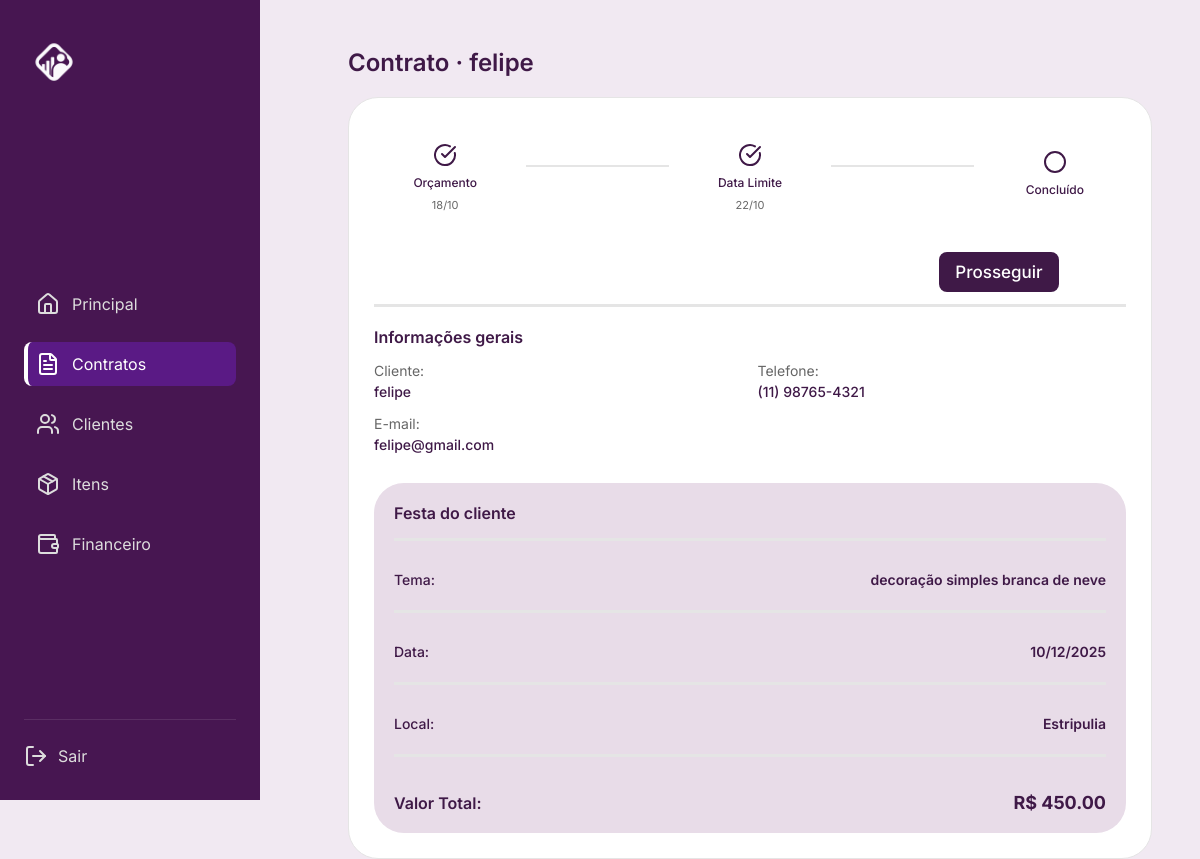
/contratos/1/, run on the app's committed database.
### forum/models.py (models this page shows, shortened)
class Cliente(models.Model):
    nome = models.CharField(max_length=100)
    email = models.EmailField(unique=True)
    telefone = models.CharField(max_length=20)
    situacao = models.CharField(
        max_length=15,
        choices=[('ativa', 'Ativa'), ('desativado', 'Desativado')],
        default='ativo'
    )

class Festa(models.Model):
    nome_festa = models.CharField(max_length=100)
    data = models.DateField()
    local = models.CharField(max_length=150)
    cliente = models.ForeignKey(Cliente, on_delete=models.CASCADE)
    preco = models.DecimalField(max_digits=10, decimal_places=2, blank=True, null=True)

### contratos/views.py (the view)
# urls.py: path('<int:cliente_id>/', views.contrato_cliente, name='contrato_cliente'),
def contrato_cliente(request, cliente_id: int):
    cliente = get_object_or_404(Cliente, pk=cliente_id)
    festa = (
        Festa.objects.filter(cliente=cliente)
        .order_by('-data')
        .first()
    )
    contexto = {
        'cliente': cliente,
        'festa': festa,
    }
    return render(request, 'contratos/home.html', contexto)

### contratos/templates/contratos/home.html (shortened to what this page needs)
<!DOCTYPE html>
<html lang="pt-BR">
<head>
{%load static %}
<link rel="stylesheet" href="{% static 'contratos/nav.css' %}">
</head>
<body data-section="contratos">
<div class="container">
  <aside class="sidebar">
    <div class="logo">
       <img src="{% static 'contratos/img/logobranca.png' %}">
    </div>
    <nav class="menu">
      <a href="{% url 'home' %}" class="menu-item" data-section="home">
          <i data-lucide="home"></i>
        <span>Principal</span>
      </a>
       <a href="{% url 'contratos' %}"class="menu-item active" data-section="contratos">
         <i data-lucide="file-text"></i>
        <span>Contratos</span>
      </a>
      <a href="{% url 'lista_clientes' %}" class="menu-item" data-section="clientes">
        <i data-lucide="users"></i>
        <span>Clientes</span>
      </a>
      <a href="{% url 'listar_itens' %}" class="menu-item" data-section="itens">
        <i data-lucide="package"></i>
        <span>Itens</span>
      </a>
      <a href="{% url 'painel_financeiro' %}" class="menu-item" data-section="financas">
        <i data-lucide="wallet"></i>
        <span>Financeiro</span>
      </a>
    </nav>
<div class="logout">
      <a href="#">
          <i data-lucide="log-out"></i>
          <span>Sair</span>
        </a>
      </div>
    </aside>
    <main class="main">
      <div class="headerPedido">
        <h1 class="idPedido">
          {% if cliente %}
            Contrato · {{ cliente.nome }}
          {% else %}
            Contratos
          {% endif %}
        </h1>
      </div>
      <div class="containerBranco">
        <div class="progressBar">
          <div class="progressStep completed">
            <i data-lucide="check-circle"></i>
            <span class="stepLabel">Orçamento</span>
            <span class="stepDate">18/10</span>
          </div>
          <div class="progressLine completed"></div>
          <div class="progressStep completed">
            <i data-lucide="check-circle"></i>
            <span class="stepLabel">Data Limite</span>
            <span class="stepDate">22/10</span>
          </div>
          <div class="progressLine"></div>
          <div class="progressStep">
            <i data-lucide="circle"></i>
            <span class="stepLabel">Concluído</span>
          </div>
        </div>
        <button class="prosseguir">Prosseguir</button>
        <div class="linhaCinza"></div>
        <div class="infoPedido">
          <h3>Informações gerais</h3>
          <div class="infoGrid">
          <div class="infoItem">
            <p class="infoLabel">Cliente:</p>
            <p class="infoValue">
              {% if cliente %}
                {{ cliente.nome }}
              {% else %}
                Selecione um cliente na tela anterior
              {% endif %}
            </p>
          </div>
          <div class="infoItem">
            <p class="infoLabel">Telefone:</p>
            <p class="infoValue">
              {% if cliente %}
                {{ cliente.telefone|default:"—" }}
              {% else %}
                —
              {% endif %}
            </p>
          </div>
          <div class="infoItem">
            <p class="infoLabel">E-mail:</p>
            <p class="infoValue">
              {% if cliente %}
                {{ cliente.email|default:"—" }}
              {% else %}
                —
              {% endif %}
            </p>
          </div>
        </div>
      </div>
      <div class="pedidoCliente">
        <h3 class="textopd">Festa do cliente</h3>
        <div class="linhaCinza"></div>
        {% if festa %}
          <div class="pedidoItem">
            <span class="pedidoNome">Tema:</span>
            <span class="pedidoPreco">{{ festa.nome_festa }}</span>
          </div>
          <div class="linhaCinza"></div>
          <div class="pedidoItem">
            <span class="pedidoNome">Data:</span>
            <span class="pedidoPreco">{{ festa.data|date:"d/m/Y" }}</span>
          </div>
          <div class="linhaCinza"></div>
          <div class="pedidoItem">
            <span class="pedidoNome">Local:</span>
            <span class="pedidoPreco">{{ festa.local }}</span>
          </div>
          <div class="linhaCinza"></div>
          <div class="valorTotal">
            <span>Valor Total:</span>
            <span class="totalPreco">
              {% if festa.preco %}
                R$ {{ festa.preco|floatformat:2 }}
              {% else %}
                —
              {% endif %}
            </span>
          </div>
        {% else %}
          <p class="sem-festa">
            Nenhuma festa cadastrada para este cliente ainda.
          </p>
        {% endif %}
      </div>
  </main>
</body>
</html>

### contratos/static/contratos/nav.css (style rules this page uses)
* { margin: 0; padding: 0; box-sizing: border-box; font-family: "Inter", sans-serif; }
:root { --cor-primaria: #471651; --back-color: #f1e9f2; --text-color: #3f1947; }
body { background-color: var(--back-color); color: var(--text-color); }
.container { display: flex; height: 100vh; }
.sidebar { width: 260px; background-color: var(--cor-primaria); display: flex; flex-direction: column; justify-content: space-between; padding: 32px 24px; color: #fff; position: fixed; top: 0; left: 0; height: 100vh; min-height: 100vh; }
.logo img { width: 60px; margin-bottom: 32px; }
.menu { display: flex; flex-direction: column; gap: 16px; }
.menu-item { display: flex; align-items: center; gap: 12px; text-decoration: none; color: #ddd; padding: 10px 12px; border-radius: 8px; transition: all 0.2s; }
.menu-item.active { background-color: #5a1a85; color: #fff; border-left: 4px solid #fff; padding-left: 8px; }
.logout { border-top: 1px solid rgba(255, 255, 255, 0.1); padding-top: 24px; }
.logout a { color: #ddd; text-decoration: none; display: flex; align-items: center; gap: 10px; transition: color 0.2s; }
.main { flex: 1; padding: 48px; margin-left: 300px; }
.containerBranco { background-color: #ffffff; border-radius: 30px; border: 1px solid #e5e5e5; overflow: hidden; padding: 25px; position: relative; }
.headerPedido { display: flex; align-items: center; justify-content: space-between; margin-bottom: 20px; }
.idPedido { margin: 0; font-size: 24px; font-weight: 600; color: var(--text-color); }
.progressBar { display: flex; align-items: center; justify-content: space-between; margin-bottom: 20px; padding: 20px 0; }
.progressStep { display: flex; flex-direction: column; align-items: center; gap: 8px; flex: 1; }
.progressStep .stepLabel { font-size: 12px; color: var(--text-color); font-weight: 500; }
.progressStep .stepDate { font-size: 11px; color: #666; }
.progressLine { flex: 1; height: 2px; background-color: #e5e5e5; margin: 0 10px; margin-bottom: 24px; }
.infoPedido { margin-top: 20px; margin-bottom: 20px; }
.infoPedido h3 { font-size: 16px; font-weight: 600; margin-bottom: 15px; color: var(--text-color); }
.infoGrid { display: grid; grid-template-columns: 1fr 1fr; gap: 15px; }
.infoItem { display: flex; flex-direction: column; gap: 4px; }
.infoLabel { font-size: 14px; color: #666; font-weight: 400; margin: 0; }
.infoValue { font-size: 14px; color: var(--text-color); font-weight: 500; margin: 0; }
.pedidoCliente { background-color: #e8dce8; color: #3f1947; border-radius: 30px; padding: 20px; margin-top: 30px; }
.textopd { margin: 0 0 15px 0; font-size: 16px; font-weight: 600; }
.pedidoItem { display: flex; justify-content: space-between; align-items: center; padding: 10px 0; }
.pedidoNome { flex: 1; font-size: 14px; font-weight: 500; }
.pedidoPreco { font-size: 14px; font-weight: 600; color: var(--text-color); }
.valorTotal { display: flex; justify-content: space-between; align-items: center; margin-top: 15px; padding-top: 15px; font-size: 16px; font-weight: 600; }
.totalPreco { font-size: 18px; font-weight: 700; color: var(--text-color); }
.linhaCinza { width: 100%; height: 3px; background-color: #e5e5e5; margin-bottom: 20px; margin-top: 12px; }
.prosseguir { background-color: #3f1947; color: #ffffff; font-size: 17px; font-weight: 500; width: 120px; height: 40px; border-radius: 8px; border: none; cursor: pointer; transition: 0.3s; margin-left: 565px; }

### data on the page
Cliente: nome "felipe", telefone "(11) 98765-4321", email "felipe@gmail.com"
Festa: nome_festa "decoração simples branca de neve", data "10/12/2025", local "Estripulia", preco "450.00"
